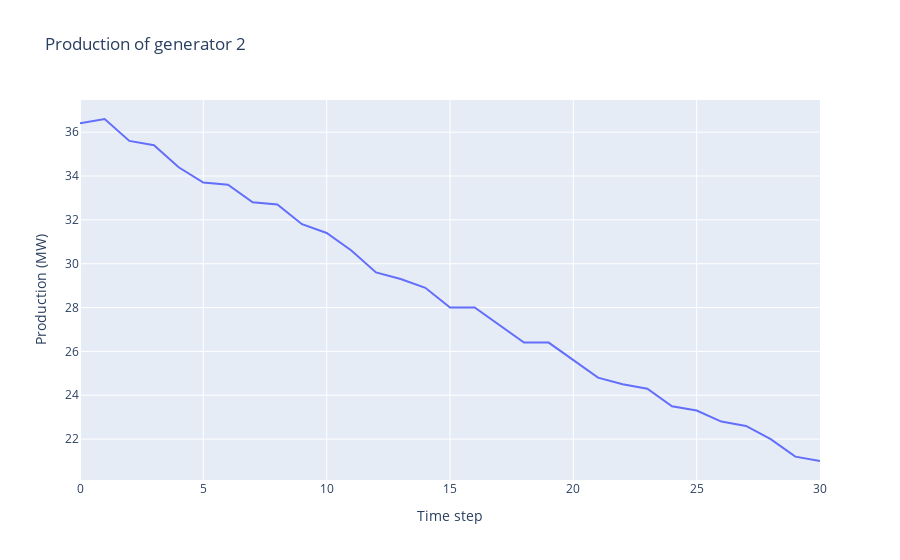

Notebook code for this chart:
### Markdown cell above
We may also want to plot the power generated by generator 3 (it represents a solar energy source) :

### Code cell
gen_id = 2
# extract the data
val_lgen3 = np.zeros(len(this_episode.observations))
for i, obs in enumerate(this_episode.observations):
    dict_ = obs.state_of(gen_id=gen_id) # which effect has this action action on the substation with id 1
    # other objects are: load_id, gen_id, line_id or substation_id
    # see the documentation for more information.
    val_lgen3[i] = dict_['p']

# plot it
fig = go.Figure(data=[go.Scatter(x=[i for i in range(len(val_lgen3))],
                                 y=val_lgen3)])
fig.update_layout(title="Production of generator {}".format(gen_id),
                 xaxis_title="Time step",
                 yaxis_title="Production (MW)")
fig.show()

### Figure 1 — Plotly figure (JSON) as saved in the notebook; plotly's stock layout.template omitted (floating-point values rounded to 4 significant figures)
{"data": [{"type": "scatter", "x": [0, 1, 2, 3, 4, 5, 6, 7, 8, 9, 10, 11, 12, 13, 14, 15, 16, 17, 18, 19, 20, 21, 22, 23, 24, 25, 26, 27, 28, 29, 30], "y": [36.4, 36.6, 35.6, 35.4, 34.4, 33.7, 33.6, 32.8, 32.7, 31.8, 31.4, 30.6, 29.6, 29.3, 28.9, 28.0, 28.0, 27.2, 26.4, 26.4, 25.6, 24.8, 24.5, 24.3, 23.5, 23.3, 22.8, 22.6, 22.0, 21.2, 21.0]}], "layout": {"title": {"text": "Production of generator 2"}, "xaxis": {"title": {"text": "Time step"}}, "yaxis": {"title": {"text": "Production (MW)"}}}}
